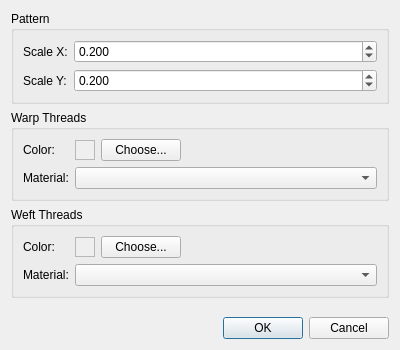
<?xml version="1.0" encoding="UTF-8"?>
<ui version="4.0">
 <class>LoomSettingsDialog</class>
 <widget class="QDialog" name="LoomSettingsDialog">
  <property name="geometry">
   <rect>
    <x>0</x>
    <y>0</y>
    <width>400</width>
    <height>350</height>
   </rect>
  </property>
  <property name="windowTitle">
   <string>Loom Settings</string>
  </property>
  <layout class="QVBoxLayout" name="verticalLayout_Main">
   <item>
    <widget class="QGroupBox" name="groupBoxPattern">
     <property name="title">
      <string>Pattern</string>
     </property>
     <layout class="QFormLayout" name="formLayout_Pattern">
      <item row="0" column="0">
       <widget class="QLabel" name="labelScaleX">
        <property name="text">
         <string>Scale X:</string>
        </property>
       </widget>
      </item>
      <item row="0" column="1">
       <widget class="QDoubleSpinBox" name="spinScaleX">
        <property name="decimals">
         <number>3</number>
        </property>
        <property name="minimum">
         <double>0.010000000000000</double>
        </property>
        <property name="singleStep">
         <double>0.010000000000000</double>
        </property>
        <property name="value">
         <double>0.200000000000000</double>
        </property>
       </widget>
      </item>
      <item row="1" column="0">
       <widget class="QLabel" name="labelScaleY">
        <property name="text">
         <string>Scale Y:</string>
        </property>
       </widget>
      </item>
      <item row="1" column="1">
       <widget class="QDoubleSpinBox" name="spinScaleY">
        <property name="decimals">
         <number>3</number>
        </property>
        <property name="minimum">
         <double>0.010000000000000</double>
        </property>
        <property name="singleStep">
         <double>0.010000000000000</double>
        </property>
        <property name="value">
         <double>0.200000000000000</double>
        </property>
       </widget>
      </item>
     </layout>
    </widget>
   </item>
   <item>
    <widget class="QGroupBox" name="groupBoxWarp">
     <property name="title">
      <string>Warp Threads</string>
     </property>
     <layout class="QFormLayout" name="formLayout_Warp">
      <item row="0" column="0">
       <widget class="QLabel" name="labelWarpColor">
        <property name="text">
         <string>Color:</string>
        </property>
       </widget>
      </item>
      <item row="0" column="1">
       <layout class="QHBoxLayout" name="horizontalLayout_WarpColor">
        <item>
         <widget class="QFrame" name="frameWarpColorPreview">
          <property name="minimumSize">
           <size>
            <width>20</width>
            <height>20</height>
           </size>
          </property>
          <property name="maximumSize">
           <size>
            <width>20</width>
            <height>20</height>
           </size>
          </property>
          <property name="autoFillBackground">
           <bool>true</bool>
          </property>
          <property name="frameShape">
           <enum>QFrame::StyledPanel</enum>
          </property>
          <property name="frameShadow">
           <enum>QFrame::Raised</enum>
          </property>
         </widget>
        </item>
        <item>
         <widget class="QPushButton" name="buttonWarpColor">
          <property name="text">
           <string>Choose...</string>
          </property>
         </widget>
        </item>
        <item>
         <spacer name="horizontalSpacer_Warp">
          <property name="orientation">
           <enum>Qt::Horizontal</enum>
          </property>
          <property name="sizeHint" stdset="0">
           <size>
            <width>40</width>
            <height>20</height>
           </size>
          </property>
         </spacer>
        </item>
       </layout>
      </item>
      <item row="1" column="0">
       <widget class="QLabel" name="labelWarpMaterial">
        <property name="text">
         <string>Material:</string>
        </property>
       </widget>
      </item>
      <item row="1" column="1">
       <widget class="QComboBox" name="comboWarpMaterial"/>
      </item>
     </layout>
    </widget>
   </item>
   <item>
    <widget class="QGroupBox" name="groupBoxWeft">
     <property name="title">
      <string>Weft Threads</string>
     </property>
     <layout class="QFormLayout" name="formLayout_Weft">
      <item row="0" column="0">
       <widget class="QLabel" name="labelWeftColor">
        <property name="text">
         <string>Color:</string>
        </property>
       </widget>
      </item>
      <item row="0" column="1">
       <layout class="QHBoxLayout" name="horizontalLayout_WeftColor">
        <item>
         <widget class="QFrame" name="frameWeftColorPreview">
          <property name="minimumSize">
           <size>
            <width>20</width>
            <height>20</height>
           </size>
          </property>
           <property name="maximumSize">
           <size>
            <width>20</width>
            <height>20</height>
           </size>
          </property>
          <property name="autoFillBackground">
           <bool>true</bool>
          </property>
          <property name="frameShape">
           <enum>QFrame::StyledPanel</enum>
          </property>
          <property name="frameShadow">
           <enum>QFrame::Raised</enum>
          </property>
         </widget>
        </item>
        <item>
         <widget class="QPushButton" name="buttonWeftColor">
          <property name="text">
           <string>Choose...</string>
          </property>
         </widget>
        </item>
        <item>
         <spacer name="horizontalSpacer_Weft">
          <property name="orientation">
           <enum>Qt::Horizontal</enum>
          </property>
          <property name="sizeHint" stdset="0">
           <size>
            <width>40</width>
            <height>20</height>
           </size>
          </property>
         </spacer>
        </item>
       </layout>
      </item>
      <item row="1" column="0">
       <widget class="QLabel" name="labelWeftMaterial">
        <property name="text">
         <string>Material:</string>
        </property>
       </widget>
      </item>
      <item row="1" column="1">
       <widget class="QComboBox" name="comboWeftMaterial"/>
      </item>
     </layout>
    </widget>
   </item>
   <item>
    <spacer name="verticalSpacer">
     <property name="orientation">
      <enum>Qt::Vertical</enum>
     </property>
     <property name="sizeHint" stdset="0">
      <size>
       <width>20</width>
       <height>40</height>
      </size>
     </property>
    </spacer>
   </item>
   <item>
    <widget class="QDialogButtonBox" name="buttonBox">
     <property name="orientation">
      <enum>Qt::Horizontal</enum>
     </property>
     <property name="standardButtons">
      <set>QDialogButtonBox::Cancel|QDialogButtonBox::Ok</set>
     </property>
    </widget>
   </item>
  </layout>
 </widget>
 <resources/>
 <connections/>
</ui>
